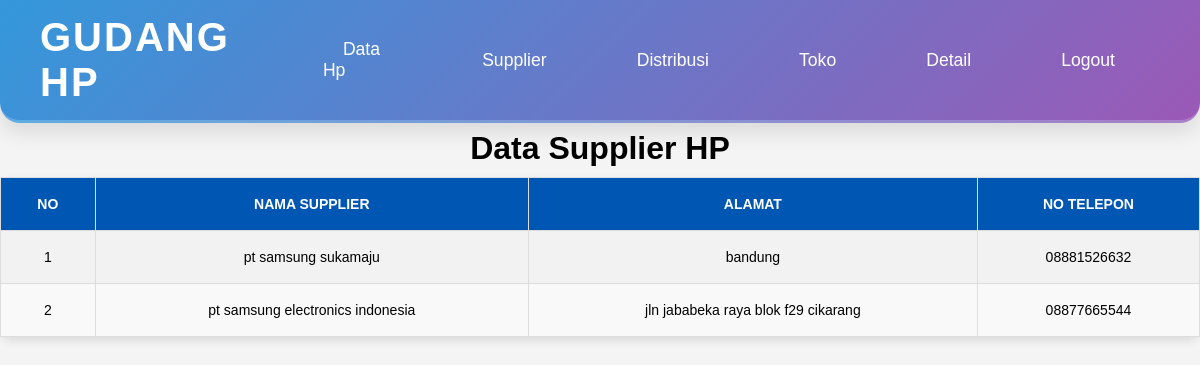
Screenshot of /views/supplier.php (signed in) with the database file from the repository.
### tables this page shows
CREATE TABLE `tb_supplier` (
  `id_supplier` int(11) NOT NULL,
  `nama_supplier` varchar(35) NOT NULL,
  `alamat` varchar(35) NOT NULL,
  `no_telepon` int(20) NOT NULL
);

### config/koneksi.php (called while the page is built, shortened)
<?php
class koneksi {
    private $host = "localhost";
    private $username = "root";
    private $password = "";
    private $dbname = "db_gudang";
    public $conn;
    public function __construct() {
        $this->conn = new mysqli($this->host, $this->username, $this->password, $this->dbname);
    }
    public function getConnection() {
        return $this->conn;
    }
}
?>

### models/supplier.php (called while the page is built)
<?php
include_once __DIR__ . '/../config/koneksi.php';
class Supplier {
    private $conn;
    public function __construct() {
        $db = new Koneksi();
        $this->conn = $db->getConnection();
    }
    public function getAllSuppliers() {
        $sql = "SELECT * FROM tb_supplier";
        $result = $this->conn->query($sql);
        if ($result) {
            return $result->fetch_all(MYSQLI_ASSOC);
        } else {
            return [];
        }
    }
}
?>

### views/supplier.php (the view, shortened to what this page needs)
<?php
include '../models/supplier.php';
include_once "navbar.php";
$supplierModel = new Supplier();
$suppliers = $supplierModel->getAllSuppliers();
?>
<!DOCTYPE html>
<html lang="en">
<head>
    <h1 style="text-align: center;">Data Supplier HP</h1>
    <link rel="stylesheet" href="../views/style/table.css">
</head>
<body>
<div class="content-container">
    <table>
        <thead>
            <tr>
                <th>No</th>
                <th>Nama Supplier</th>
                <th>Alamat</th>
                <th>No Telepon</th>
            </tr>
        </thead>
        <tbody>
            <?php $no = 1; ?>
            <?php foreach ($suppliers as $supplier): ?>
            <tr>
                <td><?= $no++; ?></td>
                <td><?= htmlspecialchars($supplier['nama_supplier']) ?></td>
                <td><?= htmlspecialchars($supplier['alamat']) ?></td>
                <td>
                    <?php
                        $no_telepon = $supplier['no_telepon'];
                        if (substr($no_telepon, 0, 2) !== "08") {
                            $no_telepon = "08" . $no_telepon;
                        }
                        echo htmlspecialchars($no_telepon);
                    ?>
                </td>
            </tr>
            <?php endforeach; ?>
        </tbody>
    </table>
</div>
</body>
</html>

### views/style/navbar.css (style rules this page uses)
* { margin: 0; padding: 0; box-sizing: border-box; }
body { font-family: 'Arial', sans-serif; background-color: #f4f4f4; padding-top: 80px; }

### views/style/table.css (style rules this page uses)
body { margin-top: 50px; }
table { width: 100%; border-collapse: collapse; margin-top: 10px; background: linear-gradient(145deg, #ffffff, #f1f1f1); border-radius: 12px; box-shadow: 0 4px 10px rgba(0, 0, 0, 0.1); }
th, td { padding: 18px 15px; text-align: center; border: 1px solid #ddd; font-size: 14px; }
th { background-color: #0056b3; color: white; font-weight: bold; text-transform: uppercase; }
tr:nth-child(even) { background-color: #f9f9f9; }
tr:nth-child(odd) { background-color: #f2f2f2; }
th, td { transition: background-color 0.3s ease, color 0.3s ease; }

### rows the page displays
tb_supplier: nama_supplier "pt samsung sukamaju", alamat "bandung", no_telepon "08881526632"
tb_supplier: nama_supplier "pt samsung electronics indonesia", alamat "jln jababeka raya blok f29 cikarang", no_telepon "08877665544"
